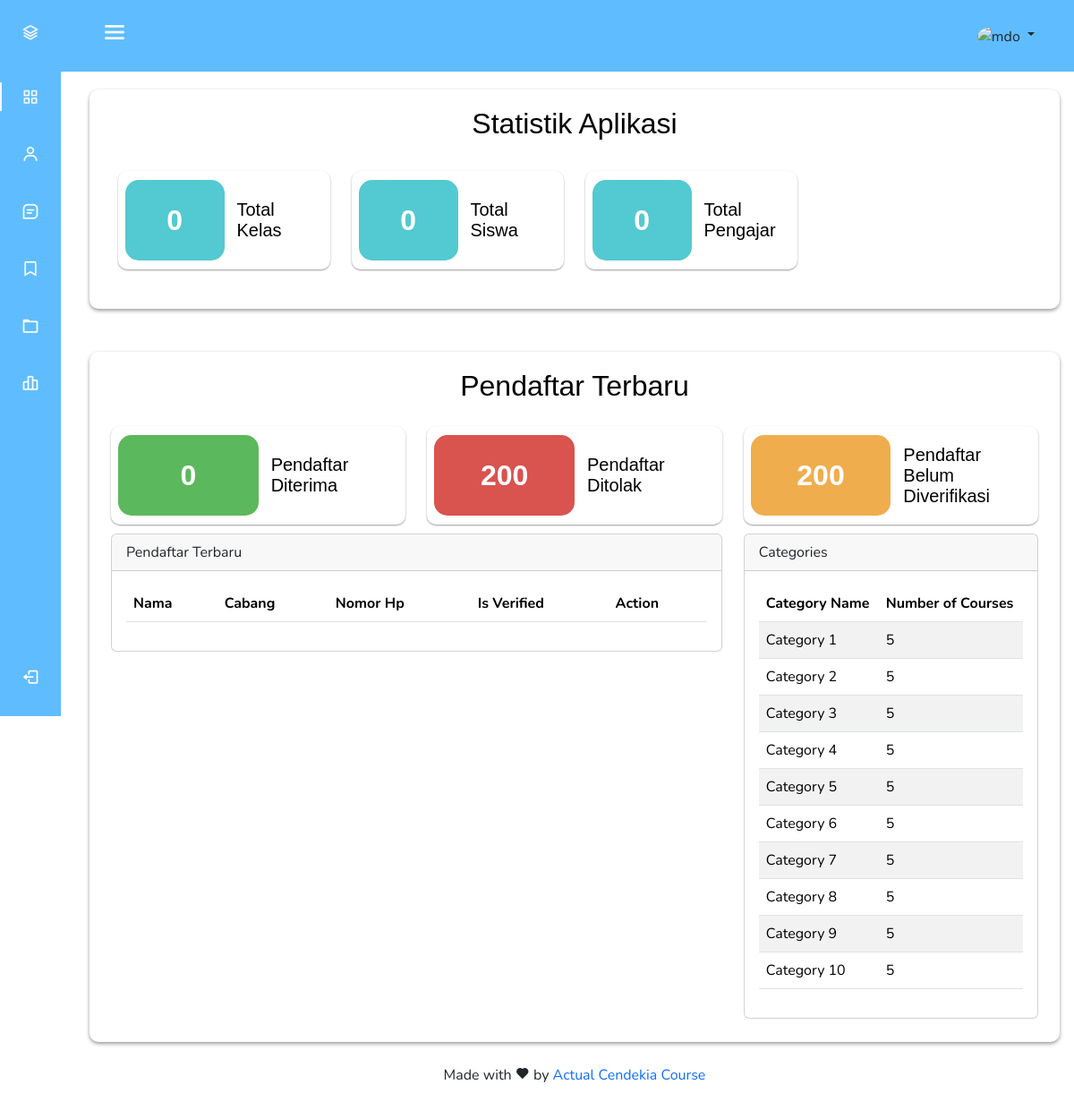
The app's page /dashboard_admin.php, older data.
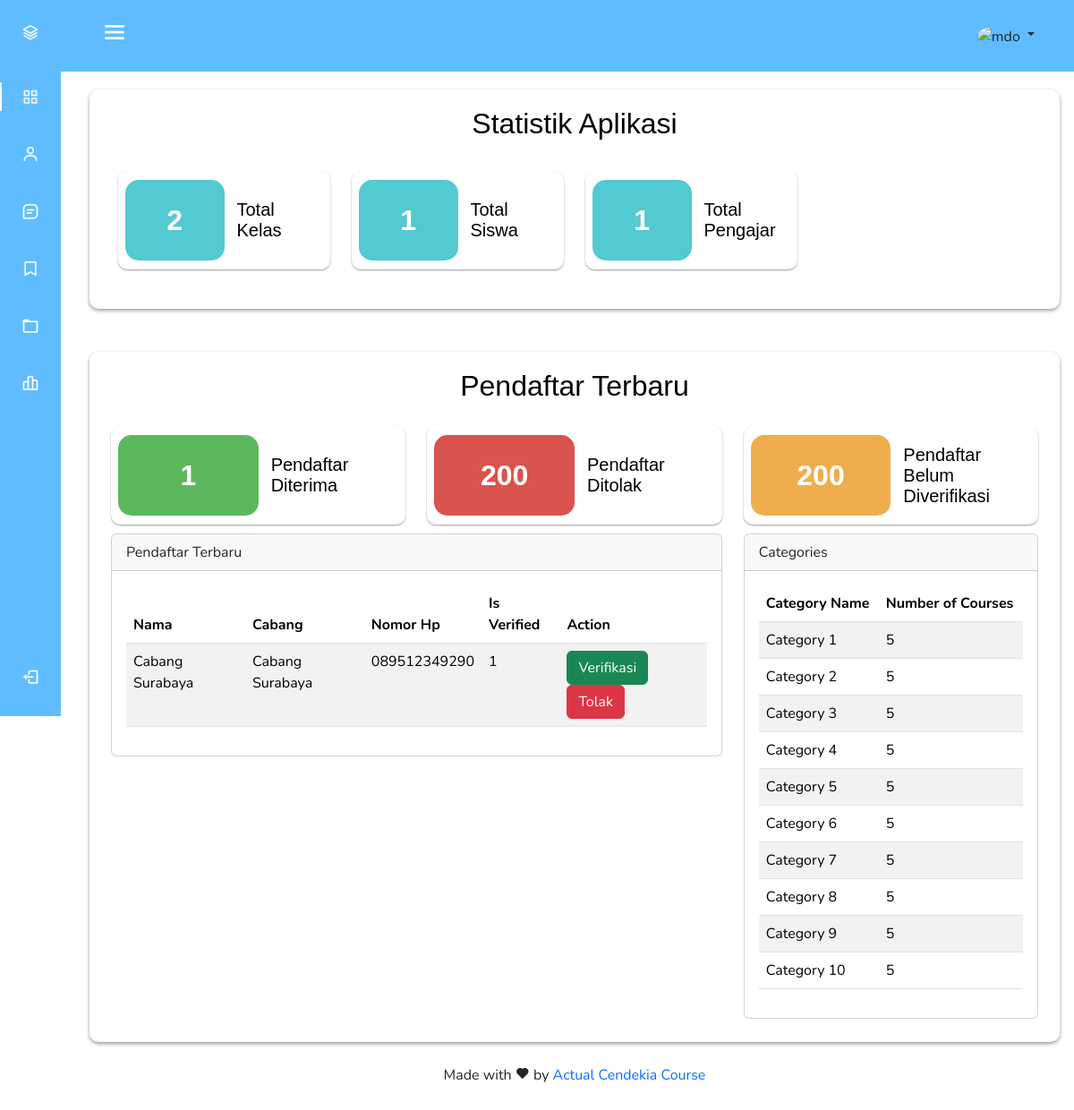
The same page, newer data.
### tables this page shows
CREATE TABLE `pembayaran` (
  `id` int NOT NULL,
  `siswa_id` int NOT NULL,
  `cabang_id` int NOT NULL,
  `total` double NOT NULL,
  `deskripsi` varchar(255) DEFAULT NULL,
  `bukti_pembayaran` varchar(255) NOT NULL,
  `is_verified` tinyint(1) NOT NULL DEFAULT '0',
  `verified_by` int DEFAULT NULL,
  `created_at` timestamp NOT NULL DEFAULT CURRENT_TIMESTAMP,
  `updated_at` timestamp NULL DEFAULT NULL
);

CREATE TABLE `cabang` (
  `id` int NOT NULL,
  `nama` varchar(255) NOT NULL,
  `kota` varchar(255) NOT NULL,
  `alamat` varchar(255) NOT NULL,
  `kontak` varchar(255) DEFAULT NULL,
  `created_at` timestamp NOT NULL DEFAULT CURRENT_TIMESTAMP,
  `updated_at` timestamp NULL DEFAULT NULL
);

CREATE TABLE `siswas` (
  `id` int NOT NULL,
  `nama` varchar(150) NOT NULL,
  `tanggal_lahir` date NOT NULL,
  `alamat` varchar(255) NOT NULL,
  `no_hp` varchar(15) NOT NULL,
  `riwayat_belajar` text NOT NULL,
  `user_id` int NOT NULL,
  `created_at` timestamp NOT NULL DEFAULT CURRENT_TIMESTAMP,
  `updated_at` timestamp NULL DEFAULT NULL
);

### dashboard_admin.php (the view, shortened to what the changed rows need)
<?php
include_once 'connection.php';
$query_kelas = 'SELECT COUNT(*) AS total_kelas FROM kelas';
$result_kelas = mysqli_query($connect, $query_kelas);
$total_kelas = mysqli_fetch_assoc($result_kelas)['total_kelas'];
$query_siswa = 'SELECT COUNT(*) AS total_siswa FROM siswas s join pembayaran p on s.id = p.siswa_id WHERE p.is_verified = 1';
$result_siswa = mysqli_query($connect, $query_siswa);
$total_siswa = mysqli_fetch_assoc($result_siswa)['total_siswa'];
$query_pengajar = 'SELECT COUNT(*) AS total_pengajar FROM pengajar';
$result_pengajar = mysqli_query($connect, $query_pengajar);
$total_pengajar = mysqli_fetch_assoc($result_pengajar)['total_pengajar'];
$query_diterima = 'SELECT COUNT(*) as diterima from pembayaran where is_verified = true';
$result_diterima = mysqli_query($connect, $query_diterima);
$diterima = mysqli_fetch_assoc($result_diterima)['diterima'];
$query_pendaftar = 'SELECT s.nama ,c.nama, s.no_hp, p.is_verified FROM siswas s join pembayaran p on s.id = p.siswa_id join cabang c on p.cabang_id = c.id ORDER BY s.created_at DESC';
$result_pendaftar = mysqli_query($connect, $query_pendaftar);
$pendaftar = mysqli_fetch_all($result_pendaftar, MYSQLI_ASSOC);
require_once 'template/header.php';
?>
<div class="container container-boxed main-content">
      <div class="row p-4">
        <div class="col-md-3">
          <div class="card-statistic">
            <div class="card-statistic-number csn-info"><?php echo $total_kelas; ?></div>
            <div class="card-statistic-text">Total Kelas</div>
          </div>
        </div>
        <div class="col-md-3">
          <div class="card-statistic">
            <div class="card-statistic-number csn-info"><?php echo $total_siswa; ?></div>
            <div class="card-statistic-text">Total Siswa</div>
          </div>
        </div>
        <div class="col-md-3">
          <div class="card-statistic">
            <div class="card-statistic-number csn-info"><?php echo $total_pengajar; ?></div>
            <div class="card-statistic-text">Total Pengajar</div>
          </div>
        </div>
      </div>
    </div>
    <div class="container container-boxed mt-5">
      <div class="row p-3">
        <div class="col-md-4">
          <div class="card-statistic">
            <div class="card-statistic-number csn-success"><?php echo $diterima; ?></div>
            <div class="card-statistic-text">Pendaftar Diterima</div>
          </div>
        </div>
        <div class="col-md-8">
          <div class="card">
            <div class="card-body">
              <table class="table table-striped">
                <thead>
                  <tr>
                    <th scope="col">Nama</th>
                    <th scope="col">Cabang</th>
                    <th scope="col">Nomor Hp</th>
                    <th scope="col">Is Verified</th>
                    <th scope="col">Action</th>
                  </tr>
                </thead>
                <tbody>
                    <?php foreach ($pendaftar as $pendaftar) { ?>
                        <tr>
                        <td><?php echo $pendaftar['nama']; ?></td>
                        <td><?php echo $pendaftar['nama']; ?></td>
                        <td><?php echo $pendaftar['no_hp']; ?></td>
                        <td><?php echo $pendaftar['is_verified']; ?></td>
                        <td>
                            <a href="verifikasi.php?id=<?php echo $pendaftar['id']; ?>" class="btn btn-success">Verifikasi</a>
                            <a href="tolak.php?id=<?php echo $pendaftar['id']; ?>" class="btn btn-danger">Tolak</a>
                        </td>
                        </tr>
                    <?php } ?>
                </tbody>
              </table>
            </div>
          </div>
        </div>
        <div class="col-md-4">
          <div class="card">
            <div class="card-body">
              <table class="table table-striped">
                <thead>
                  <tr>
                    <th scope="col">Category Name</th>
                    <th scope="col">Number of Courses</th>
                  </tr>
                </thead>
              </table>
            </div>
          </div>
        </div>
      </div>
    </div>
<?php require_once 'template/footer.php'; ?>

Row changes from the older to the newer data that the page shows:
added pembayaran: cabang.nama "Cabang Surabaya", siswa.no_hp "089512349290", is_verified "1"
Text that changed along with them:
$total_kelas: "0" → "2"
$total_siswa: "0" → "1"
$total_pengajar: "0" → "1"
$diterima: "0" → "1"
